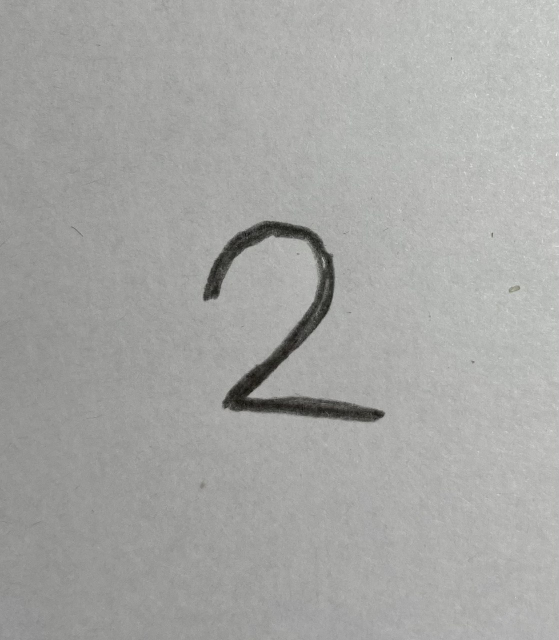
#> input picture images/k-test.jpg, 1118 x 1280 px (shown at 1/2 size)
$ jupyter execute --allow-errors hello_ml.ipynb
#> lines starting #> are read from the running program, lines starting #| are printed output that depends on the picture
[cell 1]
import cv2
import sys
import numpy as np

## This n. network can detect digits "1" anf "2" by photos

## Code below prepare images for dataset

[cell 2]
# [6 lines of commented-out code are left out]

## Neural network itself

[cell 3]
def neural_network(inputs, weights):

    #output vector size
    n = np.shape(weights)[0]

    #make output vector
    ans = np.zeros(n)

    # computing prediction
    ans = np.dot(weights, inputs)

    return ans

[cell 4]
def img_to_vect(img): #function that transforms matrix to vector

    #obtain size of vector
    h = np.shape(img)[0]
    w = np.shape(img)[1]
    vect = np.zeros(h * w)

    #overwrite image to vector
    for i in range(h):
        for j in range(w):
            vect[i * w + j] = img[i][j]

    return vect

[cell 5]
def vect_to_img(vect, h, w):#function that transforms vector to matrix

    #size correctness verifying
    assert(h * w == len(vect))
    img = np.zeros((h, w))

    #overwrite vector to matrix
    for i in range(len(vect)):
        k = i // h
        j = i % w
        img[k][j] = vect[k * w + j]

    return img

## Create weights, which are arbitary

[cell 6]
wimg = np.ones((2, 28, 28))
#cv2.imwrite('weights_number2.jpg', weights)
weights = [img_to_vect(wimg[i]) for i in range(2)]

## Learning block

[cell 7]
#alpha-cofficient
alpha = 0.001

#> (the rest of this cell did not finish here and is left out)

## Code below presents weights as image: the heavier the weight, the lighter the corresponding item

[cell 8]
for i in range(2):

    #convert weights to pixel-values range
    wimg[i] = vect_to_img(weights[i], 28, 28)
    c = max(weights[i]) - min(weights[i])
    n_weights = (255 * ((weights[i] - min(weights[i]) * np.ones(len(weights[i])) / c)))

    #convert weights to matrix
    wimg[i] = vect_to_img(n_weights, 28, 28)
    wimg[i] = wimg[i].astype(int)

    #record image
    cv2.imwrite('weights_number{}.jpg'.format(i + 1), wimg[i])

[cell 9]
#convert test image to data format
tst = cv2.imread('images/k-test.jpg', cv2.IMREAD_GRAYSCALE)
#> tst: shape (1280, 1118); min 4, max 253, mean 166.1
res_tst = cv2.resize(tst, (28, 28), cv2.INTER_NEAREST)
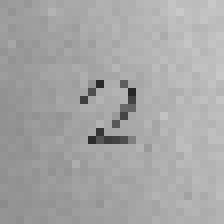
#> res_tst: shape (28, 28) (shown 8 times larger); min 39, max 201, mean 166
cv2.imwrite('rgimages/k-test_gray.jpg'.format(i), res_tst)
#> Out = True

[cell 10]
tst_img = cv2.imread('rgimages/k-test_gray.jpg', cv2.IMREAD_GRAYSCALE)
#> tst_img: shape (28, 28); min 37, max 200, mean 166.1
data_test = img_to_vect(tst_img) / 255.0
#> data_test = 784 values, max 0.784 at index 26, min 0.145 at index 324, mean 0.651

#make prediction
pred = neural_network(data_test, weights)
#> in neural_network, `ans = np.dot(weights, inputs)`: ans = [510.6, 510.6]
#> pred = [510.6, 510.6]
delta = pred - np.array([0.0, 1.0])
#> delta = [510.6, 509.6]
err = np.dot(delta, delta)
#> err = 520316.5
print("error: {} pred: 1 => {} 2 => {}".format(round(err, 4), round(pred[0], 4), round(pred[1], 4)))
#| error: 520316.5065 pred: 1 => 510.5569 2 => 510.5569


$ run again, with images/data_1.jpg copied over images/k-test.jpg
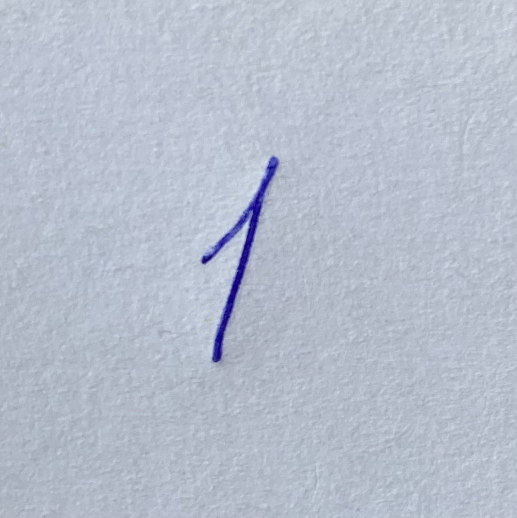
#> input picture images/data_1.jpg, 1034 x 1036 px (shown at 1/2 size)
#> `res_tst = cv2.resize(tst, (28, 28), cv2.INTER_NEAREST)`:
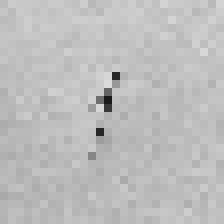
#> res_tst: shape (28, 28) (shown 8 times larger); min 24, max 218, mean 189.2
#> Out = True
#> data_test = 784 values, max 0.851 at index 293, min 0.106 at index 349, mean 0.742
#> ans = [581.8, 581.8]
#> delta = [581.8, 580.8]
#> err = 675883.7
#| error: 675883.7105 pred: 1 => 581.8275 2 => 581.8275
